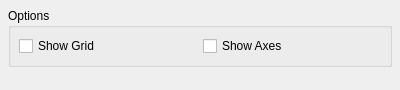
<ui version="4.0" >
 <author></author>
 <comment></comment>
 <exportmacro></exportmacro>
 <class>SVGExporterOptionsWidget</class>
 <widget class="QWidget" name="SVGExporterOptionsWidget" >
  <property name="geometry" >
   <rect>
    <x>0</x>
    <y>0</y>
    <width>400</width>
    <height>90</height>
   </rect>
  </property>
  <layout class="QVBoxLayout" >
   <property name="margin" >
    <number>8</number>
   </property>
   <property name="spacing" >
    <number>6</number>
   </property>
   <item>
    <widget class="QGroupBox" name="groupBox_2" >
     <property name="title" >
      <string>Options</string>
     </property>
     <layout class="QVBoxLayout" >
      <property name="margin" >
       <number>8</number>
      </property>
      <property name="spacing" >
       <number>6</number>
      </property>
      <item>
       <layout class="QGridLayout" >
        <property name="margin" >
         <number>0</number>
        </property>
        <property name="spacing" >
         <number>6</number>
        </property>
        <item row="0" column="1" >
         <widget class="QCheckBox" name="showAxesCheckBox" >
          <property name="text" >
           <string>Show Axes</string>
          </property>
         </widget>
        </item>
        <item row="0" column="0" >
         <widget class="QCheckBox" name="showGridCheckBox" >
          <property name="text" >
           <string>Show Grid</string>
          </property>
         </widget>
        </item>
       </layout>
      </item>
     </layout>
    </widget>
   </item>
   <item>
    <spacer>
     <property name="orientation" >
      <enum>Qt::Vertical</enum>
     </property>
     <property name="sizeHint" >
      <size>
       <width>20</width>
       <height>5</height>
      </size>
     </property>
    </spacer>
   </item>
  </layout>
 </widget>
 <pixmapfunction></pixmapfunction>
 <resources/>
 <connections/>
</ui>
